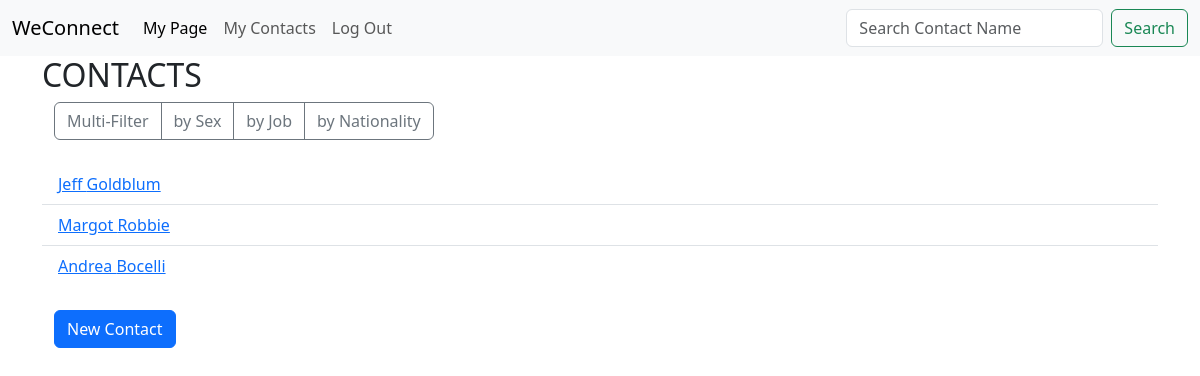
The page /contacts/ (signed in) on the database its author committed.
### contacts/models.py (models this page shows, shortened)
class Contact(models.Model):
    first_name = models.TextField(max_length=200, default="")
    last_name = models.TextField(max_length=200, default="")
    SEX_CHOICES = (
        ("M", "Male"),
        ("F", "Female")
    )
    sex = models.CharField(
        max_length=1,
        choices=SEX_CHOICES)
    nationality = models.TextField(max_length=200, default="")
    email = models.TextField(max_length=500, default="")
    job = models.TextField(max_length=200, default="")
    experience = models.IntegerField(default=0)
    birthday = models.DateField(null=True)
    bio = models.TextField(
        default='TBA',
        max_length=2000
    )
    user = models.ForeignKey(
        User,
        on_delete=models.CASCADE,
        null=True
    )

### contacts/views.py (the view)
# urls.py: path('', views.ViewContacts, name='all_contacts'),
def ViewContacts(request):
    contacts = Contact.objects.filter(user = get_user(request))
    job_list = getJobFilerOptions
    nat_list = getNatFilterOptions
    template_name = 'contacts/webpages/all_contacts.html'
    context = {
        'jobs': job_list,
        'nationality': nat_list,
        'all_contacts': contacts,
        'filtered': False
    }
    return render(request, template_name, context)

### contacts/views.py (called while the page is built)
def getJobFilerOptions():
    jobs = Contact.objects.values_list('job', flat=True).distinct()
    job_list = list(jobs)
    return job_list

def getNatFilterOptions():
    nationalities = Contact.objects.values_list('nationality', flat=True).distinct()
    nat_list = list(nationalities)
    return nat_list

### contacts/templates/contacts/webpages/all_contacts.html (shortened to what this page needs)
{% extends 'contacts/webpages/base.html' %}
{% block body %}
  <h2>CONTACTS</h2>
  <div class = "container">
    <div class="btn-group" role = "group">
      <a class="btn btn-outline-secondary" href="{% url 'contacts:filter' %}">Multi-Filter</a>
      <button id="openSexForm" class="btn btn-outline-secondary" onclick="open_button1()">by Sex</button>
      <button id="openJobForm" class="btn btn-outline-secondary" onclick="open_button2()">by Job</button>
      <button id="openNatForm" class="btn btn-outline-secondary" onclick="open_button3()">by Nationality</button>
    </div>
  </div>
  <br>
  {% if all_contacts %}
    <ul class="list-group list-group-flush">
      {% for contact in all_contacts %}
        <li class="list-group-item">
          <a href="{% url 'contacts:view_contact' contact.id %}"> {{contact.first_name}} {{contact.last_name}} </a>
        </li>
      {% endfor %}
    </ul>
  {% else %}
    <br>
    <br>
    <p>No contacts</p>
    <br>
    <br>
  {% endif %}
  <br>
  <div class="container">
    <a class="btn btn-primary" href="{% url 'contacts:new_contact' %}">New Contact</a>
  </div>
{% endblock %}

### rows shown on the page
Contact: first_name "Jeff", last_name "Goldblum"
Contact: first_name "Margot", last_name "Robbie"
Contact: first_name "Andrea", last_name "Bocelli"
